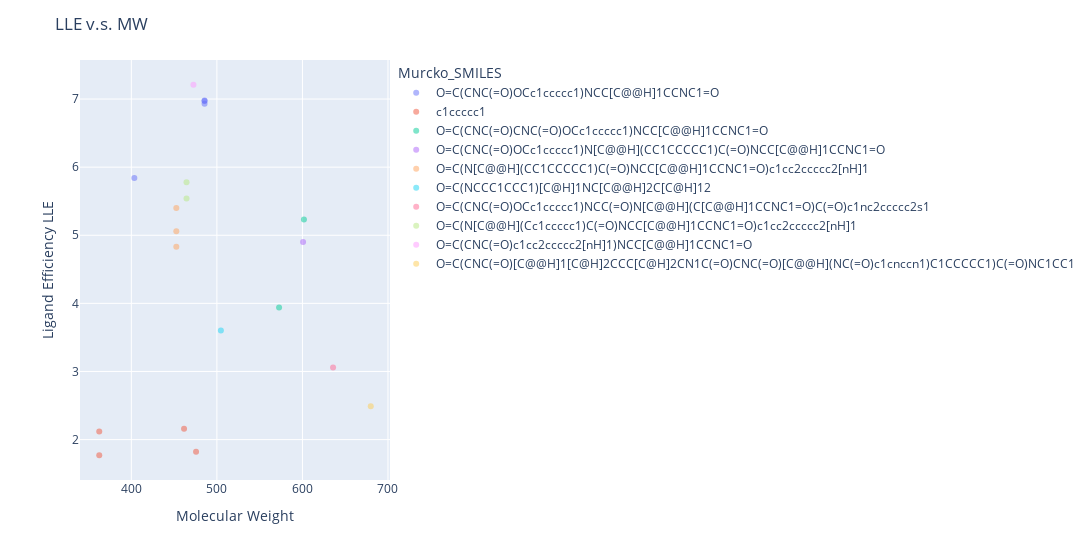

Write notebook code for a chart like this one.
### Markdown cell above
### Plotly.scatter

### Code cell
import plotly.express as px
fig = px.scatter(ddf,
                    x='Molecular Weight',
                    y='Ligand Efficiency LLE',
                    # color='AlogP',
                    color='Murcko_SMILES',
                    # color='Murcko_generic_SMILES',
                    # size='pChEMBL Value',
                    hover_name='Molecule ChEMBL ID',
                    hover_data=['Murcko_SMILES', ddf.index],
                    opacity=0.5
                )
fig.update_layout(
    title='LLE v.s. MW',
    # showlegend=False, # Legendのon/off
    width=1400,
    # height=700
    ) 
fig.show()

### Figure 1 — Plotly figure (JSON) as saved in the notebook; plotly's stock layout.template omitted (floating-point values rounded to 4 significant figures)
{"data": [{"customdata": [["O=C(CNC(=O)OCc1ccccc1)NCC[C@@H]1CCNC1=O", 5], ["O=C(CNC(=O)OCc1ccccc1)NCC[C@@H]1CCNC1=O", 7], ["O=C(CNC(=O)OCc1ccccc1)NCC[C@@H]1CCNC1=O", 24], ["O=C(CNC(=O)OCc1ccccc1)NCC[C@@H]1CCNC1=O", 36]], "hovertemplate": "<b>%{hovertext}</b><br><br>Murcko_SMILES=%{customdata[0]}<br>Molecular Weight=%{x}<br>Ligand Efficiency LLE=%{y}<br>index=%{customdata[1]}<extra></extra>", "hovertext": ["CHEMBL4850298", "CHEMBL3559293", "CHEMBL3559293", "CHEMBL3559293"], "legendgroup": "O=C(CNC(=O)OCc1ccccc1)NCC[C@@H]1CCNC1=O", "marker": {"color": "#636efa", "opacity": 0.5, "symbol": "circle"}, "mode": "markers", "name": "O=C(CNC(=O)OCc1ccccc1)NCC[C@@H]1CCNC1=O", "orientation": "v", "showlegend": true, "type": "scatter", "x": [403.5, 485.6, 485.6, 485.6], "xaxis": "x", "y": [5.84, 6.98, 6.93, 6.97], "yaxis": "y"}, {"customdata": [["c1ccccc1", 6], ["c1ccccc1", 12], ["c1ccccc1", 41], ["c1ccccc1", 46]], "hovertemplate": "<b>%{hovertext}</b><br><br>Murcko_SMILES=%{customdata[0]}<br>Molecular Weight=%{x}<br>Ligand Efficiency LLE=%{y}<br>index=%{customdata[1]}<extra></extra>", "hovertext": ["CHEMBL92708", "CHEMBL92708", "CHEMBL4518490", "CHEMBL64925"], "legendgroup": "c1ccccc1", "marker": {"color": "#EF553B", "opacity": 0.5, "symbol": "circle"}, "mode": "markers", "name": "c1ccccc1", "orientation": "v", "showlegend": true, "type": "scatter", "x": [362.5, 362.5, 461.6, 475.6], "xaxis": "x", "y": [2.12, 1.77, 2.16, 1.82], "yaxis": "y"}, {"customdata": [["O=C(CNC(=O)CNC(=O)OCc1ccccc1)NCC[C@@H]1CCNC1=O", 8], ["O=C(CNC(=O)CNC(=O)OCc1ccccc1)NCC[C@@H]1CCNC1=O", 15]], "hovertemplate": "<b>%{hovertext}</b><br><br>Murcko_SMILES=%{customdata[0]}<br>Molecular Weight=%{x}<br>Ligand Efficiency LLE=%{y}<br>index=%{customdata[1]}<extra></extra>", "hovertext": ["CHEMBL213543", "CHEMBL4857345"], "legendgroup": "O=C(CNC(=O)CNC(=O)OCc1ccccc1)NCC[C@@H]1CCNC1=O", "marker": {"color": "#00cc96", "opacity": 0.5, "symbol": "circle"}, "mode": "markers", "name": "O=C(CNC(=O)CNC(=O)OCc1ccccc1)NCC[C@@H]1CCNC1=O", "orientation": "v", "showlegend": true, "type": "scatter", "x": [572.7, 601.8], "xaxis": "x", "y": [3.94, 5.23], "yaxis": "y"}, {"customdata": [["O=C(CNC(=O)OCc1ccccc1)N[C@@H](CC1CCCCC1)C(=O)NCC[C@@H]1CCNC1=O", 9]], "hovertemplate": "<b>%{hovertext}</b><br><br>Murcko_SMILES=%{customdata[0]}<br>Molecular Weight=%{x}<br>Ligand Efficiency LLE=%{y}<br>index=%{customdata[1]}<extra></extra>", "hovertext": ["CHEMBL4852855"], "legendgroup": "O=C(CNC(=O)OCc1ccccc1)N[C@@H](CC1CCCCC1)C(=O)NCC[C@@H]1CCNC1=O", "marker": {"color": "#ab63fa", "opacity": 0.5, "symbol": "circle"}, "mode": "markers", "name": "O=C(CNC(=O)OCc1ccccc1)N[C@@H](CC1CCCCC1)C(=O)NCC[C@@H]1CCNC1=O", "orientation": "v", "showlegend": true, "type": "scatter", "x": [600.8], "xaxis": "x", "y": [4.9], "yaxis": "y"}, {"customdata": [["O=C(N[C@@H](CC1CCCCC1)C(=O)NCC[C@@H]1CCNC1=O)c1cc2ccccc2[nH]1", 10], ["O=C(N[C@@H](CC1CCCCC1)C(=O)NCC[C@@H]1CCNC1=O)c1cc2ccccc2[nH]1", 28], ["O=C(N[C@@H](CC1CCCCC1)C(=O)NCC[C@@H]1CCNC1=O)c1cc2ccccc2[nH]1", 58]], "hovertemplate": "<b>%{hovertext}</b><br><br>Murcko_SMILES=%{customdata[0]}<br>Molecular Weight=%{x}<br>Ligand Efficiency LLE=%{y}<br>index=%{customdata[1]}<extra></extra>", "hovertext": ["CHEMBL4796938", "CHEMBL4796938", "CHEMBL4796938"], "legendgroup": "O=C(N[C@@H](CC1CCCCC1)C(=O)NCC[C@@H]1CCNC1=O)c1cc2ccccc2[nH]1", "marker": {"color": "#FFA15A", "opacity": 0.5, "symbol": "circle"}, "mode": "markers", "name": "O=C(N[C@@H](CC1CCCCC1)C(=O)NCC[C@@H]1CCNC1=O)c1cc2ccccc2[nH]1", "orientation": "v", "showlegend": true, "type": "scatter", "x": [452.6, 452.6, 452.6], "xaxis": "x", "y": [5.06, 5.4, 4.83], "yaxis": "y"}, {"customdata": [["O=C(NCCC1CCC1)[C@H]1NC[C@@H]2C[C@H]12", 11]], "hovertemplate": "<b>%{hovertext}</b><br><br>Murcko_SMILES=%{customdata[0]}<br>Molecular Weight=%{x}<br>Ligand Efficiency LLE=%{y}<br>index=%{customdata[1]}<extra></extra>", "hovertext": ["CHEMBL4868590"], "legendgroup": "O=C(NCCC1CCC1)[C@H]1NC[C@@H]2C[C@H]12", "marker": {"color": "#19d3f3", "opacity": 0.5, "symbol": "circle"}, "mode": "markers", "name": "O=C(NCCC1CCC1)[C@H]1NC[C@@H]2C[C@H]12", "orientation": "v", "showlegend": true, "type": "scatter", "x": [504.7], "xaxis": "x", "y": [3.6], "yaxis": "y"}, {"customdata": [["O=C(CNC(=O)OCc1ccccc1)NCC(=O)N[C@@H](C[C@@H]1CCNC1=O)C(=O)c1nc2ccccc2s1", 20]], "hovertemplate": "<b>%{hovertext}</b><br><br>Murcko_SMILES=%{customdata[0]}<br>Molecular Weight=%{x}<br>Ligand Efficiency LLE=%{y}<br>index=%{customdata[1]}<extra></extra>", "hovertext": ["CHEMBL2316746"], "legendgroup": "O=C(CNC(=O)OCc1ccccc1)NCC(=O)N[C@@H](C[C@@H]1CCNC1=O)C(=O)c1nc2ccccc2s1", "marker": {"color": "#FF6692", "opacity": 0.5, "symbol": "circle"}, "mode": "markers", "name": "O=C(CNC(=O)OCc1ccccc1)NCC(=O)N[C@@H](C[C@@H]1CCNC1=O)C(=O)c1nc2ccccc2s1", "orientation": "v", "showlegend": true, "type": "scatter", "x": [635.8], "xaxis": "x", "y": [3.06], "yaxis": "y"}, {"customdata": [["O=C(N[C@@H](Cc1ccccc1)C(=O)NCC[C@@H]1CCNC1=O)c1cc2ccccc2[nH]1", 23], ["O=C(N[C@@H](Cc1ccccc1)C(=O)NCC[C@@H]1CCNC1=O)c1cc2ccccc2[nH]1", 39]], "hovertemplate": "<b>%{hovertext}</b><br><br>Murcko_SMILES=%{customdata[0]}<br>Molecular Weight=%{x}<br>Ligand Efficiency LLE=%{y}<br>index=%{customdata[1]}<extra></extra>", "hovertext": ["CHEMBL4764751", "CHEMBL4764751"], "legendgroup": "O=C(N[C@@H](Cc1ccccc1)C(=O)NCC[C@@H]1CCNC1=O)c1cc2ccccc2[nH]1", "marker": {"color": "#B6E880", "opacity": 0.5, "symbol": "circle"}, "mode": "markers", "name": "O=C(N[C@@H](Cc1ccccc1)C(=O)NCC[C@@H]1CCNC1=O)c1cc2ccccc2[nH]1", "orientation": "v", "showlegend": true, "type": "scatter", "x": [464.5, 464.5], "xaxis": "x", "y": [5.78, 5.54], "yaxis": "y"}, {"customdata": [["O=C(CNC(=O)c1cc2ccccc2[nH]1)NCC[C@@H]1CCNC1=O", 40]], "hovertemplate": "<b>%{hovertext}</b><br><br>Murcko_SMILES=%{customdata[0]}<br>Molecular Weight=%{x}<br>Ligand Efficiency LLE=%{y}<br>index=%{customdata[1]}<extra></extra>", "hovertext": ["CHEMBL4777223"], "legendgroup": "O=C(CNC(=O)c1cc2ccccc2[nH]1)NCC[C@@H]1CCNC1=O", "marker": {"color": "#FF97FF", "opacity": 0.5, "symbol": "circle"}, "mode": "markers", "name": "O=C(CNC(=O)c1cc2ccccc2[nH]1)NCC[C@@H]1CCNC1=O", "orientation": "v", "showlegend": true, "type": "scatter", "x": [472.5], "xaxis": "x", "y": [7.21], "yaxis": "y"}, {"customdata": [["O=C(CNC(=O)[C@@H]1[C@H]2CCC[C@H]2CN1C(=O)CNC(=O)[C@@H](NC(=O)c1cnccn1)C1CCCCC1)C(=O)NC1CC1", 42]], "hovertemplate": "<b>%{hovertext}</b><br><br>Murcko_SMILES=%{customdata[0]}<br>Molecular Weight=%{x}<br>Ligand Efficiency LLE=%{y}<br>index=%{customdata[1]}<extra></extra>", "hovertext": ["CHEMBL231813"], "legendgroup": "O=C(CNC(=O)[C@@H]1[C@H]2CCC[C@H]2CN1C(=O)CNC(=O)[C@@H](NC(=O)c1cnccn1)C1CCCCC1)C(=O)NC1CC1", "marker": {"color": "#FECB52", "opacity": 0.5, "symbol": "circle"}, "mode": "markers", "name": "O=C(CNC(=O)[C@@H]1[C@H]2CCC[C@H]2CN1C(=O)CNC(=O)[C@@H](NC(=O)c1cnccn1)C1CCCCC1)C(=O)NC1CC1", "orientation": "v", "showlegend": true, "type": "scatter", "x": [679.9], "xaxis": "x", "y": [2.49], "yaxis": "y"}], "layout": {"legend": {"title": {"text": "Murcko_SMILES"}, "tracegroupgap": 0}, "margin": {"t": 60}, "title": {"text": "LLE v.s. MW"}, "width": 1400, "xaxis": {"anchor": "y", "domain": [0, 1], "title": {"text": "Molecular Weight"}}, "yaxis": {"anchor": "x", "domain": [0, 1], "title": {"text": "Ligand Efficiency LLE"}}}}
